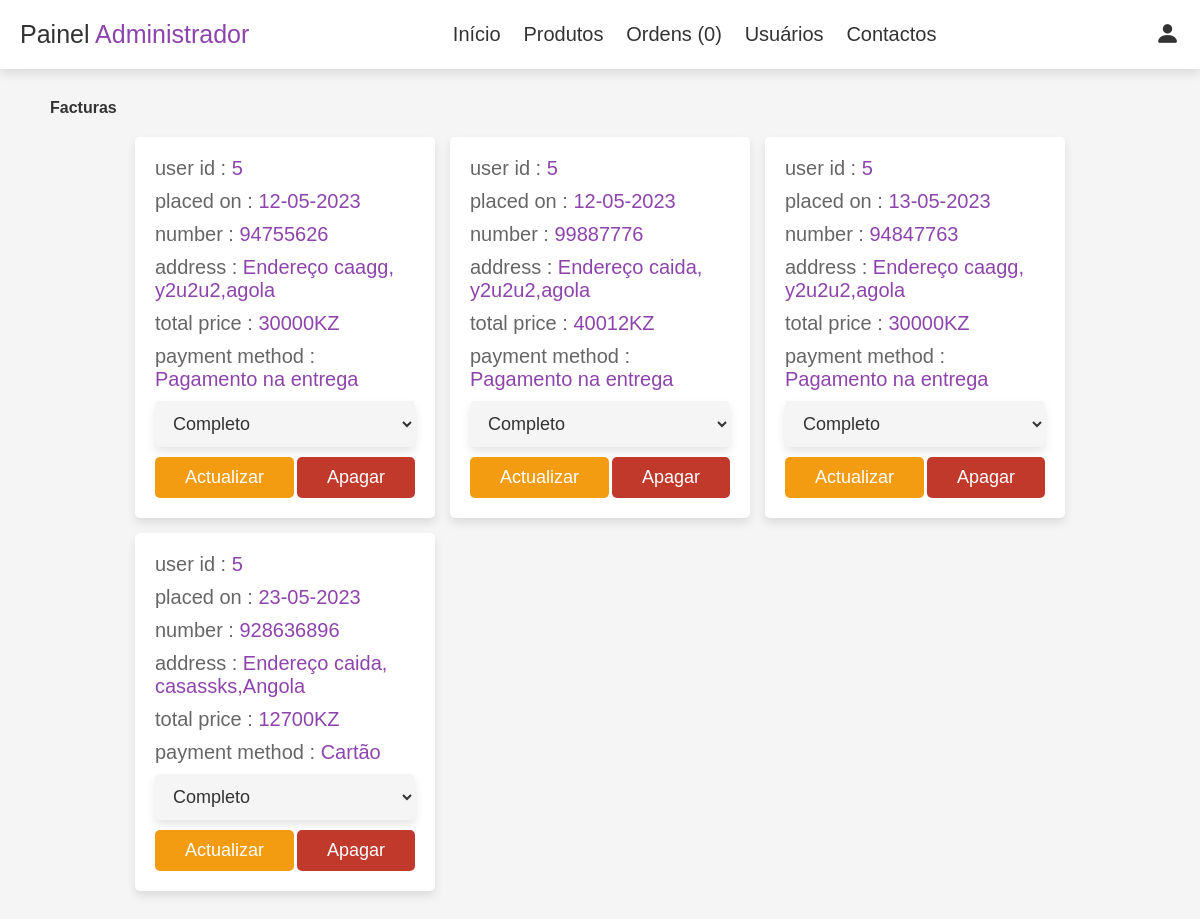
Screenshot of /admin_ordens.php (signed in) with the database file from the repository.
### tables this page shows
CREATE TABLE `orders` (
  `id` int(11) NOT NULL,
  `user_id` int(11) DEFAULT NULL,
  `name` varchar(45) DEFAULT NULL,
  `number` varchar(12) DEFAULT NULL,
  `email` varchar(45) DEFAULT NULL,
  `method` varchar(50) DEFAULT NULL,
  `address` varchar(500) DEFAULT NULL,
  `total_products` varchar(1000) DEFAULT NULL,
  `total_price` varchar(100) DEFAULT NULL,
  `placed_on` varchar(45) DEFAULT NULL,
  `payment_status` varchar(45) DEFAULT NULL
);

### admin_ordens.php (the view, shortened to what this page needs)
<?php
include 'config.php';
?>
<!DOCTYPE html>
<html lang="en">
<head>
    <link rel="stylesheet" href="https://cdn.jsdelivr.net/npm/bootstrap-icons@1.10.3/font/bootstrap-icons.css">
    <link rel="stylesheet" href="bootstrap-icons/bootstrap-icons.css">
    <link rel="stylesheet" href="css/admin_style.css">
</head>
<body>
    <?php
    include 'admin_header.php';
    ?>
    <section class="orders">
        <h1 class="tittle">Facturas</h1>
        <div class="box-container">
            <?php
            $select_orders = mysqli_query($conn, "SELECT * FROM `orders`") or die('query failed');
            if (mysqli_num_rows($select_orders) > 0) {
                while ($fetch_orders = mysqli_fetch_assoc($select_orders)) {
            ?>
            <div class="box">
                <p>user id : <span><?php echo $fetch_orders['user_id']; ?></span></p>
                <p>placed on : <span><?php echo $fetch_orders['placed_on']; ?></span></p>
                <p>number : <span><?php echo $fetch_orders['number']; ?></span></p>
                <p>address : <span><?php echo $fetch_orders['address']; ?></span></p>
                <p>total price : <span><?php echo $fetch_orders['total_price']; ?>KZ</span></p>
                <p>payment method : <span><?php echo $fetch_orders['method']; ?></span></p>
                <form action="" method="post">
                    <select name="update_payment" >
                        <option value="" selected disabled><?php echo $fetch_orders['payment_status']; ?></option>
                    </select>
                    <input type="submit" value="Actualizar" name="update_order" class="option-btn">
                    <a href="admin_ordens.php?delete=<?php echo $fetch_orders['id']; ?>" onclick="return confirm('delete this order?');" class="delete-btn">Apagar</a>
                </form>
            </div>
            <?php
                }
            }else {
                echo '<p class="empty">No orders placed yet</p>';
            }
            ?>
        </div>
    </section>
</body>
</html>

### css/admin_style.css (style rules this page uses)
:root { --purple: #8e44ad; --red: #c0392b; --orange: #f39c12; --black: #333; --white: #fff; --light-color: #666; --light-white: #ccc; --light-bg: #f5f5f5; --border: 1px solid #333; --box-shadow: 0 .5rem 1rem rgba(0, 0, 0, .1); }
* { font-family: 'Rubik', sans-serif; margin: 0;padding: 0; box-sizing: border-box; outline: none;border: none; text-decoration: none; transition: all .2s linear; }
html { font-size: 62.5%; overflow-x: hidden; }
body { background: var(--light-bg); }
section { padding: 3rem 2rem; }
.tittle { margin-left: 30px; margin-bottom: 2rem; color: var(--black); font-weight: 600; font-size: 1.6rem; }
.btn, .option-btn, .delete-btn, .white-btn { display: inline-block; margin-top: 1rem; padding: 1rem 3rem; cursor: pointer; color: var(--white); font-size: 1.8rem; border-radius: .5rem; text-transform: capitalize; }
.option-btn { background-color: var(--orange); }
.delete-btn { background-color: var(--red); }
.orders .box-container { display: grid; grid-template-columns: repeat(auto-fit, 30rem); justify-content: center; gap: 1.5rem; max-width: 1200px; margin: 0 auto; align-items: flex-start; }
.orders .box-container .box { background-color: var(--white); padding: 2rem; box-shadow: var(--box-shadow); border-radius: .5rem; }
.orders .box-container .box p { padding-bottom: 1rem; font-size: 2rem; color: var(--light-color); }
.orders .box-container .box p span { color: var(--purple); }
.orders .box-container .box form { text-align: center; }
.orders .box-container .box form select { width: 100%; border-radius: .5rem; background-color: var(--light-bg); box-shadow: var(--box-shadow); padding: 1.2rem 1.4rem; font-size: 1.8rem; color: var(--black); }

### rows the page displays
orders: user "5", placed_on "12-05-2023", number "94755626", address "Endereço caagg, y2u2u2,agola", total_price "30000", method "Pagamento na entrega", update_payment "Completo"
orders: user "5", placed_on "12-05-2023", number "99887776", address "Endereço caida, y2u2u2,agola", total_price "40012", method "Pagamento na entrega", update_payment "Completo"
orders: user "5", placed_on "13-05-2023", number "94847763", address "Endereço caagg, y2u2u2,agola", total_price "30000", method "Pagamento na entrega", update_payment "Completo"
orders: user "5", placed_on "23-05-2023", number "928636896", address "Endereço caida, casassks,Angola", total_price "12700", method "Cartão", update_payment "Completo"

### other values shown
mysqli_num_rows($order_query) "0"
